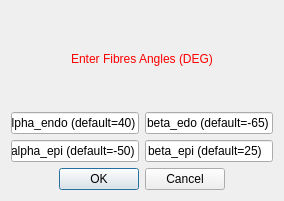
<?xml version="1.0" encoding="UTF-8"?>
<ui version="4.0">
 <class>FibresViewViewUIAngles</class>
 <widget class="QWidget" name="FibresViewViewUIAngles">
  <property name="geometry">
   <rect>
    <x>0</x>
    <y>0</y>
    <width>284</width>
    <height>201</height>
   </rect>
  </property>
  <property name="sizePolicy">
   <sizepolicy hsizetype="Preferred" vsizetype="Minimum">
    <horstretch>0</horstretch>
    <verstretch>0</verstretch>
   </sizepolicy>
  </property>
  <property name="minimumSize">
   <size>
    <width>0</width>
    <height>201</height>
   </size>
  </property>
  <property name="maximumSize">
   <size>
    <width>16777215</width>
    <height>201</height>
   </size>
  </property>
  <property name="windowTitle">
   <string>Set Values</string>
  </property>
  <layout class="QVBoxLayout" name="verticalLayout">
   <item>
    <widget class="QLabel" name="titleLabel">
     <property name="styleSheet">
      <string notr="true">QLabel { color: rgb(255, 0, 0) }</string>
     </property>
     <property name="text">
      <string>Enter Fibres Angles (DEG)</string>
     </property>
     <property name="alignment">
      <set>Qt::AlignCenter</set>
     </property>
    </widget>
   </item>
   <item>
    <layout class="QGridLayout" name="gridLayout">
     <item row="1" column="0">
      <widget class="QLineEdit" name="txt_aepi">
       <property name="text">
        <string>alpha_epi (default=-50)</string>
       </property>
      </widget>
     </item>
     <item row="1" column="1">
      <widget class="QLineEdit" name="txt_bepi">
       <property name="text">
        <string>beta_epi (default=25)</string>
       </property>
      </widget>
     </item>
     <item row="0" column="0">
      <widget class="QLineEdit" name="txt_aendo">
       <property name="text">
        <string>alpha_endo (default=40)</string>
       </property>
      </widget>
     </item>
     <item row="0" column="1">
      <widget class="QLineEdit" name="txt_bendo">
       <property name="text">
        <string>beta_edo (default=-65)</string>
       </property>
      </widget>
     </item>
    </layout>
   </item>
   <item>
    <widget class="QDialogButtonBox" name="buttonBox">
     <property name="enabled">
      <bool>true</bool>
     </property>
     <property name="orientation">
      <enum>Qt::Horizontal</enum>
     </property>
     <property name="standardButtons">
      <set>QDialogButtonBox::Cancel|QDialogButtonBox::Ok</set>
     </property>
     <property name="centerButtons">
      <bool>true</bool>
     </property>
    </widget>
   </item>
   <item>
    <spacer name="spacer">
     <property name="orientation">
      <enum>Qt::Vertical</enum>
     </property>
     <property name="sizeType">
      <enum>QSizePolicy::Fixed</enum>
     </property>
     <property name="sizeHint" stdset="0">
      <size>
       <width>20</width>
       <height>0</height>
      </size>
     </property>
    </spacer>
   </item>
  </layout>
 </widget>
 <layoutdefault spacing="6" margin="11"/>
 <resources/>
 <connections/>
</ui>
